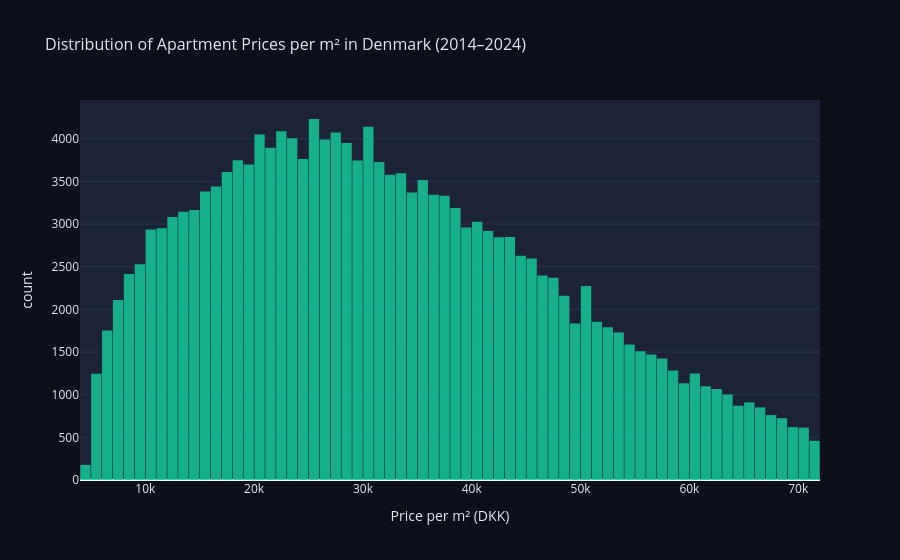

The notebook cell saved with this chart:
### Code cell
# Price distribution histogram
fig = px.histogram(
    df, x='sqm_price', nbins=80,
    title='Distribution of Apartment Prices per m² in Denmark (2014–2024)',
    labels={'sqm_price': 'Price per m² (DKK)'},
    color_discrete_sequence=['#16c79a'],
    opacity=0.85
)
fig.update_layout(
    plot_bgcolor='#1c2237',
    paper_bgcolor='#0d0f1a',
    font_color='#e2e8f0',
    title_font_size=16,
    bargap=0.05
)
fig.update_xaxes(showgrid=False)
fig.update_yaxes(showgrid=True, gridcolor='#2a3350')
fig.show()

### Figure 1 — Plotly figure (JSON) as saved in the notebook; plotly's stock layout.template omitted (floating-point values rounded to 4 significant figures; data arrays with more than 128 entries replaced by an {"elided": "..."} marker saying what was removed)
{"data": [{"bingroup": "x", "hovertemplate": "Price per m² (DKK)=%{x}<br>count=%{y}<extra></extra>", "legendgroup": "", "marker": {"color": "#16c79a", "opacity": 0.85, "pattern": {"shape": ""}}, "name": "", "nbinsx": 80, "orientation": "v", "showlegend": false, "type": "histogram", "x": {"elided": "169822 float values"}, "xaxis": "x", "yaxis": "y"}], "layout": {"bargap": 0.05, "barmode": "relative", "font": {"color": "#e2e8f0"}, "legend": {"tracegroupgap": 0}, "paper_bgcolor": "#0d0f1a", "plot_bgcolor": "#1c2237", "title": {"font": {"size": 16}, "text": "Distribution of Apartment Prices per m² in Denmark (2014–2024)"}, "xaxis": {"anchor": "y", "domain": [0, 1], "showgrid": false, "title": {"text": "Price per m² (DKK)"}}, "yaxis": {"anchor": "x", "domain": [0, 1], "gridcolor": "#2a3350", "showgrid": true, "title": {"text": "count"}}}}
